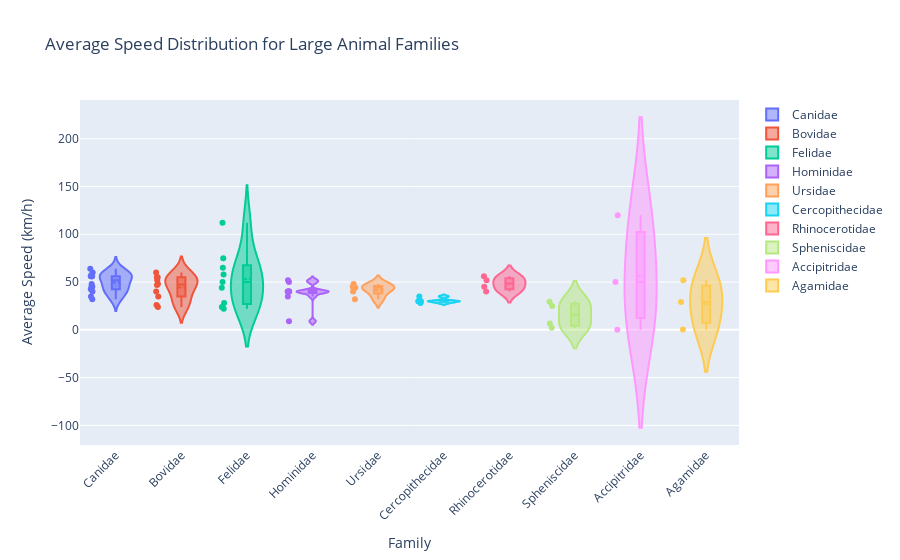

This figure's notebook cell:
### Code cell
large_families = df['Family'].value_counts().nlargest(10).index
df_large_families = df[df['Family'].isin(large_families)]


fig = go.Figure()
for family in large_families:
    fig.add_trace(go.Violin(y=df_large_families['Average Speed (km/h)'][df_large_families['Family'] == family],
                            x=df_large_families['Family'][df_large_families['Family'] == family],
                            name=family,
                            box_visible=True,
                            meanline_visible=True,
                            points='all',  # Show all data points
                            jitter=0.1,
                            scalemode='count',
                            ))

fig.update_layout(title="Average Speed Distribution for Large Animal Families",
                  yaxis_title="Average Speed (km/h)", xaxis_title="Family",
                  xaxis_tickangle=-45)
fig.show()

### Figure 1 — Plotly figure (JSON) as saved in the notebook; plotly's stock layout.template omitted (floating-point values rounded to 4 significant figures)
{"data": [{"box": {"visible": true}, "jitter": 0.1, "meanline": {"visible": true}, "name": "Canidae", "points": "all", "scalemode": "count", "type": "violin", "x": ["Canidae", "Canidae", "Canidae", "Canidae", "Canidae", "Canidae", "Canidae", "Canidae", "Canidae", "Canidae", "Canidae", "Canidae", "Canidae", "Canidae"], "y": [56, 60, 40, 64, 42.5, 56, 56, 32, 56, 48, 35, 57.5, 45, 45]}, {"box": {"visible": true}, "jitter": 0.1, "meanline": {"visible": true}, "name": "Bovidae", "points": "all", "scalemode": "count", "type": "violin", "x": ["Bovidae", "Bovidae", "Bovidae", "Bovidae", "Bovidae", "Bovidae", "Bovidae", "Bovidae", "Bovidae", "Bovidae"], "y": [60, 48, 55, 35, 55, 52, 26, 40, 47, 24]}, {"box": {"visible": true}, "jitter": 0.1, "meanline": {"visible": true}, "name": "Felidae", "points": "all", "scalemode": "count", "type": "violin", "x": ["Felidae", "Felidae", "Felidae", "Felidae", "Felidae", "Felidae", "Felidae", "Felidae", "Felidae"], "y": [58, 65, 112, 75, 44, 50, 24, 28, 22]}, {"box": {"visible": true}, "jitter": 0.1, "meanline": {"visible": true}, "name": "Hominidae", "points": "all", "scalemode": "count", "type": "violin", "x": ["Hominidae", "Hominidae", "Hominidae", "Hominidae", "Hominidae", "Hominidae", "Hominidae", "Hominidae", "Hominidae"], "y": [50, 52, 40, 40, 40, 9, 35, 40, 40]}, {"box": {"visible": true}, "jitter": 0.1, "meanline": {"visible": true}, "name": "Ursidae", "points": "all", "scalemode": "count", "type": "violin", "x": ["Ursidae", "Ursidae", "Ursidae", "Ursidae", "Ursidae"], "y": [48, 32, 40, 45, 44]}, {"box": {"visible": true}, "jitter": 0.1, "meanline": {"visible": true}, "name": "Cercopithecidae", "points": "all", "scalemode": "count", "type": "violin", "x": ["Cercopithecidae", "Cercopithecidae", "Cercopithecidae", "Cercopithecidae", "Cercopithecidae"], "y": [30, 30, 35, 30, 28]}, {"box": {"visible": true}, "jitter": 0.1, "meanline": {"visible": true}, "name": "Rhinocerotidae", "points": "all", "scalemode": "count", "type": "violin", "x": ["Rhinocerotidae", "Rhinocerotidae", "Rhinocerotidae", "Rhinocerotidae"], "y": [56, 40, 52, 45]}, {"box": {"visible": true}, "jitter": 0.1, "meanline": {"visible": true}, "name": "Spheniscidae", "points": "all", "scalemode": "count", "type": "violin", "x": ["Spheniscidae", "Spheniscidae", "Spheniscidae", "Spheniscidae"], "y": [2.25, 29.5, 6.5, 25]}, {"box": {"visible": true}, "jitter": 0.1, "meanline": {"visible": true}, "name": "Accipitridae", "points": "all", "scalemode": "count", "type": "violin", "x": ["Accipitridae", "Accipitridae", "Accipitridae"], "y": [120, 50, 0]}, {"box": {"visible": true}, "jitter": 0.1, "meanline": {"visible": true}, "name": "Agamidae", "points": "all", "scalemode": "count", "type": "violin", "x": ["Agamidae", "Agamidae", "Agamidae"], "y": [52, 29, 0.24]}], "layout": {"title": {"text": "Average Speed Distribution for Large Animal Families"}, "xaxis": {"tickangle": -45, "title": {"text": "Family"}}, "yaxis": {"title": {"text": "Average Speed (km/h)"}}}}
